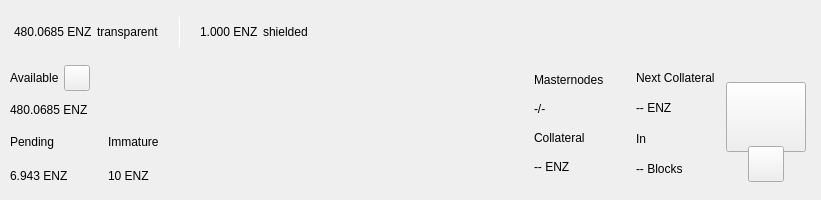
<?xml version="1.0" encoding="UTF-8"?>
<ui version="4.0">
 <class>TopBar</class>
 <widget class="QWidget" name="TopBar">
  <property name="geometry">
   <rect>
    <x>0</x>
    <y>0</y>
    <width>821</width>
    <height>200</height>
   </rect>
  </property>
  <property name="minimumSize">
   <size>
    <width>0</width>
    <height>200</height>
   </size>
  </property>
  <property name="maximumSize">
   <size>
    <width>16777215</width>
    <height>200</height>
   </size>
  </property>
  <property name="windowTitle">
   <string>Form</string>
  </property>
  <layout class="QVBoxLayout" name="verticalLayout_10" stretch="0">
   <property name="spacing">
    <number>0</number>
   </property>
   <property name="leftMargin">
    <number>0</number>
   </property>
   <property name="topMargin">
    <number>0</number>
   </property>
   <property name="rightMargin">
    <number>0</number>
   </property>
   <property name="bottomMargin">
    <number>0</number>
   </property>
   <item>
    <widget class="PFBorderImage" name="containerTop">
     <layout class="QVBoxLayout" name="verticalLayout_11">
      <property name="spacing">
       <number>0</number>
      </property>
      <property name="leftMargin">
       <number>0</number>
      </property>
      <property name="topMargin">
       <number>0</number>
      </property>
      <property name="rightMargin">
       <number>0</number>
      </property>
      <property name="bottomMargin">
       <number>0</number>
      </property>
      <item>
       <widget class="QWidget" name="top_container_2" native="true">
        <property name="minimumSize">
         <size>
          <width>0</width>
          <height>65</height>
         </size>
        </property>
        <layout class="QHBoxLayout" name="top_container">
         <property name="spacing">
          <number>0</number>
         </property>
         <property name="leftMargin">
          <number>14</number>
         </property>
         <property name="topMargin">
          <number>0</number>
         </property>
         <property name="rightMargin">
          <number>14</number>
         </property>
         <property name="bottomMargin">
          <number>0</number>
         </property>
         <item alignment="Qt::AlignVCenter">
          <widget class="QWidget" name="widgetTopAmount" native="true">
           <property name="sizePolicy">
            <sizepolicy hsizetype="Preferred" vsizetype="Maximum">
             <horstretch>0</horstretch>
             <verstretch>0</verstretch>
            </sizepolicy>
           </property>
           <layout class="QHBoxLayout" name="horizontalLayout_5">
            <property name="spacing">
             <number>5</number>
            </property>
            <property name="leftMargin">
             <number>0</number>
            </property>
            <property name="topMargin">
             <number>0</number>
            </property>
            <property name="rightMargin">
             <number>0</number>
            </property>
            <property name="bottomMargin">
             <number>0</number>
            </property>
            <item alignment="Qt::AlignTop">
             <widget class="QLabel" name="labelAmountTopEnz">
              <property name="minimumSize">
               <size>
                <width>0</width>
                <height>36</height>
               </size>
              </property>
              <property name="styleSheet">
               <string notr="true">padding:0px;margin:0px;</string>
              </property>
              <property name="text">
               <string notr="true">480.0685 ENZ</string>
              </property>
             </widget>
            </item>
            <item>
             <widget class="QLabel" name="labelTrans">
              <property name="text">
               <string>transparent</string>
              </property>
             </widget>
            </item>
            <item>
             <spacer name="horizontalSpacer_11">
              <property name="orientation">
               <enum>Qt::Horizontal</enum>
              </property>
              <property name="sizeType">
               <enum>QSizePolicy::Fixed</enum>
              </property>
              <property name="sizeHint" stdset="0">
               <size>
                <width>15</width>
                <height>20</height>
               </size>
              </property>
             </spacer>
            </item>
            <item alignment="Qt::AlignVCenter">
             <widget class="QLabel" name="typeSpacerTop">
              <property name="minimumSize">
               <size>
                <width>1</width>
                <height>30</height>
               </size>
              </property>
              <property name="maximumSize">
               <size>
                <width>1</width>
                <height>30</height>
               </size>
              </property>
              <property name="styleSheet">
               <string notr="true">background-color:white; padding:0px; border:none;</string>
              </property>
              <property name="text">
               <string/>
              </property>
             </widget>
            </item>
            <item>
             <spacer name="horizontalSpacer_12">
              <property name="orientation">
               <enum>Qt::Horizontal</enum>
              </property>
              <property name="sizeType">
               <enum>QSizePolicy::Fixed</enum>
              </property>
              <property name="sizeHint" stdset="0">
               <size>
                <width>15</width>
                <height>20</height>
               </size>
              </property>
             </spacer>
            </item>
            <item alignment="Qt::AlignTop">
             <widget class="QLabel" name="labelAmountTopShieldedEnz">
              <property name="minimumSize">
               <size>
                <width>0</width>
                <height>36</height>
               </size>
              </property>
              <property name="text">
               <string notr="true">1.000 ENZ</string>
              </property>
             </widget>
            </item>
            <item>
             <widget class="QLabel" name="labelShield">
              <property name="text">
               <string>shielded</string>
              </property>
             </widget>
            </item>
           </layout>
          </widget>
         </item>
         <item>
          <spacer name="horizontalSpacer">
           <property name="orientation">
            <enum>Qt::Horizontal</enum>
           </property>
           <property name="sizeHint" stdset="0">
            <size>
             <width>40</width>
             <height>20</height>
            </size>
           </property>
          </spacer>
         </item>
         <item>
          <layout class="QHBoxLayout" name="horizontalLayout_4">
           <property name="spacing">
            <number>12</number>
           </property>
           <property name="rightMargin">
            <number>0</number>
           </property>
           <item alignment="Qt::AlignRight">
            <widget class="QWidget" name="layoutSync" native="true">
             <property name="minimumSize">
              <size>
               <width>0</width>
               <height>36</height>
              </size>
             </property>
             <property name="maximumSize">
              <size>
               <width>16777215</width>
               <height>36</height>
              </size>
             </property>
             <layout class="QVBoxLayout" name="verticalLayout_9">
              <property name="leftMargin">
               <number>0</number>
              </property>
              <property name="topMargin">
               <number>0</number>
              </property>
              <property name="rightMargin">
               <number>0</number>
              </property>
              <property name="bottomMargin">
               <number>0</number>
              </property>
              <item>
               <widget class="ExpandableButton" name="pushButtonSync" native="true">
                <property name="minimumSize">
                 <size>
                  <width>36</width>
                  <height>36</height>
                 </size>
                </property>
                <property name="maximumSize">
                 <size>
                  <width>16777215</width>
                  <height>36</height>
                 </size>
                </property>
               </widget>
              </item>
             </layout>
            </widget>
           </item>
           <item>
            <widget class="ExpandableButton" name="pushButtonHDUpgrade" native="true">
             <property name="minimumSize">
              <size>
               <width>36</width>
               <height>36</height>
              </size>
             </property>
            </widget>
           </item>
           <item>
            <widget class="ExpandableButton" name="pushButtonStack" native="true">
             <property name="minimumSize">
              <size>
               <width>36</width>
               <height>36</height>
              </size>
             </property>
            </widget>
           </item>
           <item>
            <widget class="ExpandableButton" name="pushButtonMasternodes" native="true">
             <property name="minimumSize">
              <size>
               <width>36</width>
               <height>36</height>
              </size>
             </property>
             <property name="maximumSize">
              <size>
               <width>16777215</width>
               <height>36</height>
              </size>
             </property>
            </widget>
           </item>
           <item>
            <widget class="ExpandableButton" name="pushButtonConf" native="true">
             <property name="minimumSize">
              <size>
               <width>36</width>
               <height>36</height>
              </size>
             </property>
             <property name="maximumSize">
              <size>
               <width>16777215</width>
               <height>36</height>
              </size>
             </property>
            </widget>
           </item>
           <item>
            <widget class="ExpandableButton" name="pushButtonConnection" native="true">
             <property name="minimumSize">
              <size>
               <width>36</width>
               <height>36</height>
              </size>
             </property>
            </widget>
           </item>
           <item>
            <widget class="ExpandableButton" name="pushButtonTor" native="true">
             <property name="minimumSize">
              <size>
               <width>36</width>
               <height>36</height>
              </size>
             </property>
            </widget>
           </item>
           <item>
            <widget class="ExpandableButton" name="pushButtonLock" native="true">
             <property name="sizePolicy">
              <sizepolicy hsizetype="Expanding" vsizetype="Expanding">
               <horstretch>0</horstretch>
               <verstretch>0</verstretch>
              </sizepolicy>
             </property>
             <property name="minimumSize">
              <size>
               <width>36</width>
               <height>0</height>
              </size>
             </property>
            </widget>
           </item>
           <item>
            <widget class="ExpandableButton" name="pushButtonTheme" native="true">
             <property name="minimumSize">
              <size>
               <width>36</width>
               <height>36</height>
              </size>
             </property>
             <property name="maximumSize">
              <size>
               <width>16777215</width>
               <height>36</height>
              </size>
             </property>
            </widget>
           </item>
          </layout>
         </item>
        </layout>
       </widget>
      </item>
      <item>
       <widget class="QWidget" name="bottom_container" native="true">
        <property name="minimumSize">
         <size>
          <width>0</width>
          <height>135</height>
         </size>
        </property>
        <layout class="QHBoxLayout" name="botton_container">
         <property name="leftMargin">
          <number>10</number>
         </property>
         <property name="topMargin">
          <number>0</number>
         </property>
         <property name="rightMargin">
          <number>10</number>
         </property>
         <property name="bottomMargin">
          <number>10</number>
         </property>
         <item>
          <layout class="QVBoxLayout" name="verticalLayout_7">
           <property name="spacing">
            <number>0</number>
           </property>
           <property name="leftMargin">
            <number>0</number>
           </property>
           <property name="rightMargin">
            <number>30</number>
           </property>
           <item>
            <layout class="QVBoxLayout" name="verticalLayout_2">
             <item>
              <layout class="QHBoxLayout" name="horizontalLayoutContainerAvailable">
               <property name="spacing">
                <number>5</number>
               </property>
               <item>
                <widget class="QLabel" name="labelTitle1">
                 <property name="text">
                  <string>Available</string>
                 </property>
                </widget>
               </item>
               <item>
                <widget class="QPushButton" name="pushButtonBalanceInfo">
                 <property name="minimumSize">
                  <size>
                   <width>26</width>
                   <height>26</height>
                  </size>
                 </property>
                 <property name="maximumSize">
                  <size>
                   <width>26</width>
                   <height>26</height>
                  </size>
                 </property>
                 <property name="mouseTracking">
                  <bool>true</bool>
                 </property>
                 <property name="focusPolicy">
                  <enum>Qt::NoFocus</enum>
                 </property>
                 <property name="text">
                  <string notr="true"/>
                 </property>
                 <property name="iconSize">
                  <size>
                   <width>24</width>
                   <height>24</height>
                  </size>
                 </property>
                 <property name="shortcut">
                  <string notr="true"/>
                 </property>
                </widget>
               </item>
               <item>
                <spacer name="horizontalSpacer_4">
                 <property name="orientation">
                  <enum>Qt::Horizontal</enum>
                 </property>
                 <property name="sizeType">
                  <enum>QSizePolicy::MinimumExpanding</enum>
                 </property>
                 <property name="sizeHint" stdset="0">
                  <size>
                   <width>20</width>
                   <height>20</height>
                  </size>
                 </property>
                </spacer>
               </item>
              </layout>
             </item>
             <item>
              <widget class="QLabel" name="labelAmountEnz">
               <property name="text">
                <string notr="true">480.0685 ENZ</string>
               </property>
              </widget>
             </item>
            </layout>
           </item>
           <item>
            <widget class="QWidget" name="container_imm_pend" native="true">
             <layout class="QHBoxLayout" name="horizontalLayout_2">
              <property name="spacing">
               <number>0</number>
              </property>
              <property name="leftMargin">
               <number>0</number>
              </property>
              <property name="topMargin">
               <number>0</number>
              </property>
              <property name="rightMargin">
               <number>0</number>
              </property>
              <property name="bottomMargin">
               <number>0</number>
              </property>
              <item alignment="Qt::AlignLeft">
               <widget class="QWidget" name="container_pending" native="true">
                <property name="sizePolicy">
                 <sizepolicy hsizetype="Minimum" vsizetype="Preferred">
                  <horstretch>0</horstretch>
                  <verstretch>0</verstretch>
                 </sizepolicy>
                </property>
                <layout class="QVBoxLayout" name="verticalLayout_3">
                 <property name="leftMargin">
                  <number>0</number>
                 </property>
                 <property name="topMargin">
                  <number>0</number>
                 </property>
                 <property name="rightMargin">
                  <number>0</number>
                 </property>
                 <property name="bottomMargin">
                  <number>0</number>
                 </property>
                 <item>
                  <widget class="QLabel" name="labelTitle3">
                   <property name="text">
                    <string>Pending</string>
                   </property>
                  </widget>
                 </item>
                 <item>
                  <widget class="QLabel" name="labelPendingEnz">
                   <property name="text">
                    <string notr="true">6.943 ENZ</string>
                   </property>
                  </widget>
                 </item>
                </layout>
               </widget>
              </item>
              <item>
               <spacer name="horizontalSpacer_3">
                <property name="orientation">
                 <enum>Qt::Horizontal</enum>
                </property>
                <property name="sizeType">
                 <enum>QSizePolicy::Fixed</enum>
                </property>
                <property name="sizeHint" stdset="0">
                 <size>
                  <width>40</width>
                  <height>20</height>
                 </size>
                </property>
               </spacer>
              </item>
              <item alignment="Qt::AlignLeft">
               <widget class="QWidget" name="container_immature" native="true">
                <property name="sizePolicy">
                 <sizepolicy hsizetype="Minimum" vsizetype="Preferred">
                  <horstretch>0</horstretch>
                  <verstretch>0</verstretch>
                 </sizepolicy>
                </property>
                <layout class="QVBoxLayout" name="verticalLayout_4">
                 <property name="leftMargin">
                  <number>0</number>
                 </property>
                 <property name="topMargin">
                  <number>0</number>
                 </property>
                 <property name="rightMargin">
                  <number>0</number>
                 </property>
                 <property name="bottomMargin">
                  <number>0</number>
                 </property>
                 <item>
                  <widget class="QLabel" name="labelTitle4">
                   <property name="text">
                    <string>Immature</string>
                   </property>
                  </widget>
                 </item>
                 <item>
                  <widget class="QLabel" name="labelImmatureEnz">
                   <property name="text">
                    <string notr="true">10 ENZ</string>
                   </property>
                  </widget>
                 </item>
                </layout>
               </widget>
              </item>
              <item>
               <spacer name="horizontalSpacer_5">
                <property name="orientation">
                 <enum>Qt::Horizontal</enum>
                </property>
                <property name="sizeHint" stdset="0">
                 <size>
                  <width>40</width>
                  <height>20</height>
                 </size>
                </property>
               </spacer>
              </item>
             </layout>
            </widget>
           </item>
          </layout>
         </item>
         <item>
          <spacer name="horizontalSpacer_2">
           <property name="orientation">
            <enum>Qt::Horizontal</enum>
           </property>
           <property name="sizeHint" stdset="0">
            <size>
             <width>20</width>
             <height>20</height>
            </size>
           </property>
          </spacer>
         </item>
         <item>
          <layout class="QHBoxLayout" name="horizontalLayout_6">
           <property name="spacing">
            <number>0</number>
           </property>
           <property name="rightMargin">
            <number>0</number>
           </property>
           <property name="bottomMargin">
            <number>9</number>
           </property>
           <item>
            <layout class="QVBoxLayout" name="verticalLayout_5">
             <item>
              <widget class="QLabel" name="labelMasternodesTitle">
               <property name="text">
                <string>Masternodes</string>
               </property>
              </widget>
             </item>
             <item>
              <widget class="QLabel" name="labelMasternodeCount">
               <property name="text">
                <string>-/-</string>
               </property>
              </widget>
             </item>
             <item>
              <widget class="QLabel" name="labelTitle8">
               <property name="text">
                <string>Collateral</string>
               </property>
              </widget>
             </item>
             <item>
              <widget class="QLabel" name="labelCollateralEnz">
               <property name="text">
                <string notr="true">-- ENZ</string>
               </property>
              </widget>
             </item>
            </layout>
           </item>
           <item>
            <widget class="QWidget" name="widgetNextCollateral" native="true">
             <layout class="QVBoxLayout" name="verticalLayout_12">
              <property name="leftMargin">
               <number>32</number>
              </property>
              <property name="topMargin">
               <number>0</number>
              </property>
              <property name="rightMargin">
               <number>0</number>
              </property>
              <property name="bottomMargin">
               <number>0</number>
              </property>
              <item>
               <widget class="QLabel" name="labelNextMasternodesTitle">
                <property name="text">
                 <string>Next Collateral</string>
                </property>
               </widget>
              </item>
              <item>
               <widget class="QLabel" name="labelNextCollateralValue">
                <property name="text">
                 <string>-- ENZ</string>
                </property>
               </widget>
              </item>
              <item>
               <widget class="QLabel" name="labelTitle9">
                <property name="text">
                 <string>In</string>
                </property>
               </widget>
              </item>
              <item>
               <widget class="QLabel" name="labelNextCollateralBlocks">
                <property name="text">
                 <string notr="true">-- Blocks</string>
                </property>
               </widget>
              </item>
             </layout>
            </widget>
           </item>
          </layout>
         </item>
         <item alignment="Qt::AlignHCenter|Qt::AlignVCenter">
          <widget class="QWidget" name="qrContainer" native="true">
           <property name="sizePolicy">
            <sizepolicy hsizetype="Preferred" vsizetype="Minimum">
             <horstretch>0</horstretch>
             <verstretch>0</verstretch>
            </sizepolicy>
           </property>
           <property name="minimumSize">
            <size>
             <width>90</width>
             <height>110</height>
            </size>
           </property>
           <property name="maximumSize">
            <size>
             <width>90</width>
             <height>110</height>
            </size>
           </property>
           <layout class="QVBoxLayout" name="containerQR">
            <property name="spacing">
             <number>0</number>
            </property>
            <property name="leftMargin">
             <number>5</number>
            </property>
            <property name="topMargin">
             <number>10</number>
            </property>
            <property name="rightMargin">
             <number>5</number>
            </property>
            <property name="bottomMargin">
             <number>0</number>
            </property>
            <item>
             <widget class="QPushButton" name="btnQr">
              <property name="minimumSize">
               <size>
                <width>70</width>
                <height>70</height>
               </size>
              </property>
              <property name="maximumSize">
               <size>
                <width>16777215</width>
                <height>70</height>
               </size>
              </property>
              <property name="focusPolicy">
               <enum>Qt::NoFocus</enum>
              </property>
              <property name="text">
               <string/>
              </property>
              <property name="iconSize">
               <size>
                <width>70</width>
                <height>70</height>
               </size>
              </property>
             </widget>
            </item>
            <item>
             <spacer name="verticalSpacer">
              <property name="orientation">
               <enum>Qt::Vertical</enum>
              </property>
              <property name="sizeType">
               <enum>QSizePolicy::Fixed</enum>
              </property>
              <property name="sizeHint" stdset="0">
               <size>
                <width>20</width>
                <height>20</height>
               </size>
              </property>
             </spacer>
            </item>
            <item alignment="Qt::AlignHCenter|Qt::AlignBottom">
             <widget class="QPushButton" name="pushButtonQR">
              <property name="minimumSize">
               <size>
                <width>36</width>
                <height>36</height>
               </size>
              </property>
              <property name="maximumSize">
               <size>
                <width>36</width>
                <height>36</height>
               </size>
              </property>
              <property name="focusPolicy">
               <enum>Qt::NoFocus</enum>
              </property>
              <property name="text">
               <string/>
              </property>
             </widget>
            </item>
           </layout>
          </widget>
         </item>
        </layout>
       </widget>
      </item>
     </layout>
    </widget>
   </item>
  </layout>
 </widget>
 <customwidgets>
  <customwidget>
   <class>PFBorderImage</class>
   <extends>QFrame</extends>
   <header>qt/enzo/pfborderimage.h</header>
   <container>1</container>
  </customwidget>
  <customwidget>
   <class>ExpandableButton</class>
   <extends>QWidget</extends>
   <header>qt/enzo/expandablebutton.h</header>
   <container>1</container>
  </customwidget>
 </customwidgets>
 <resources/>
 <connections/>
</ui>
